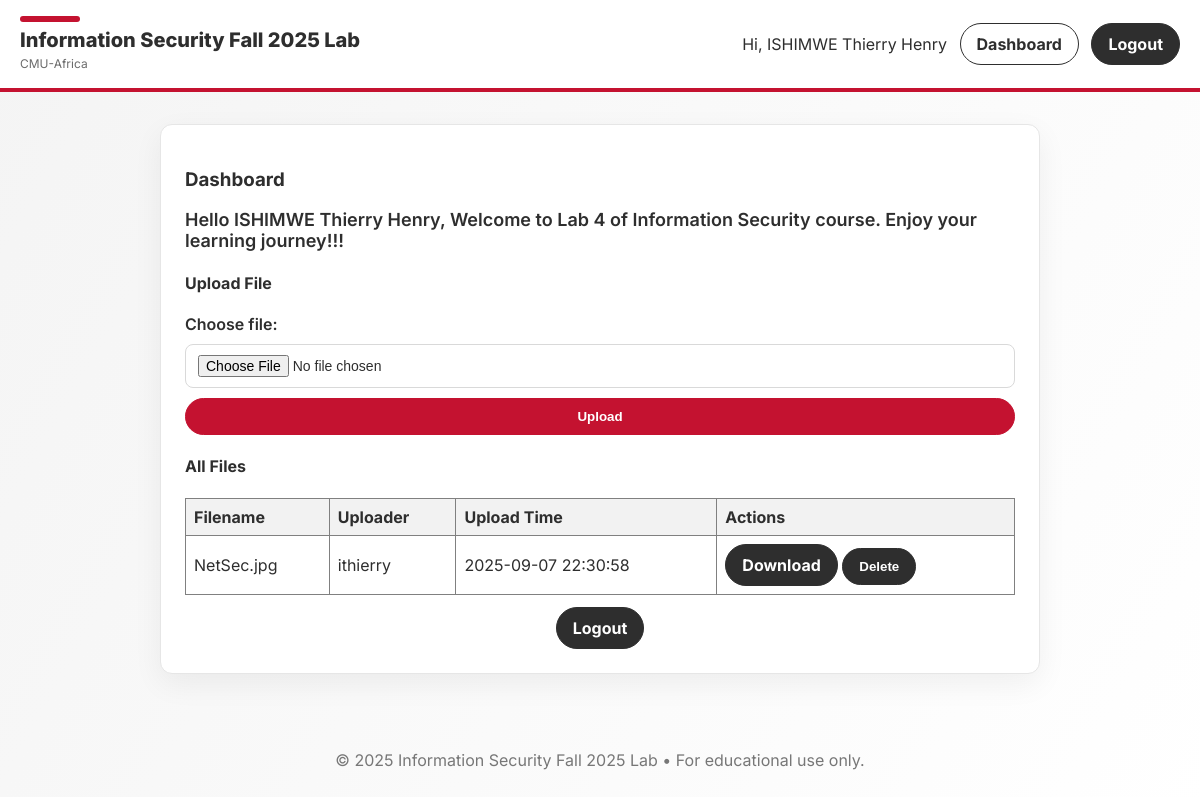
The page /dashboard (signed in) on the database as committed earlier.
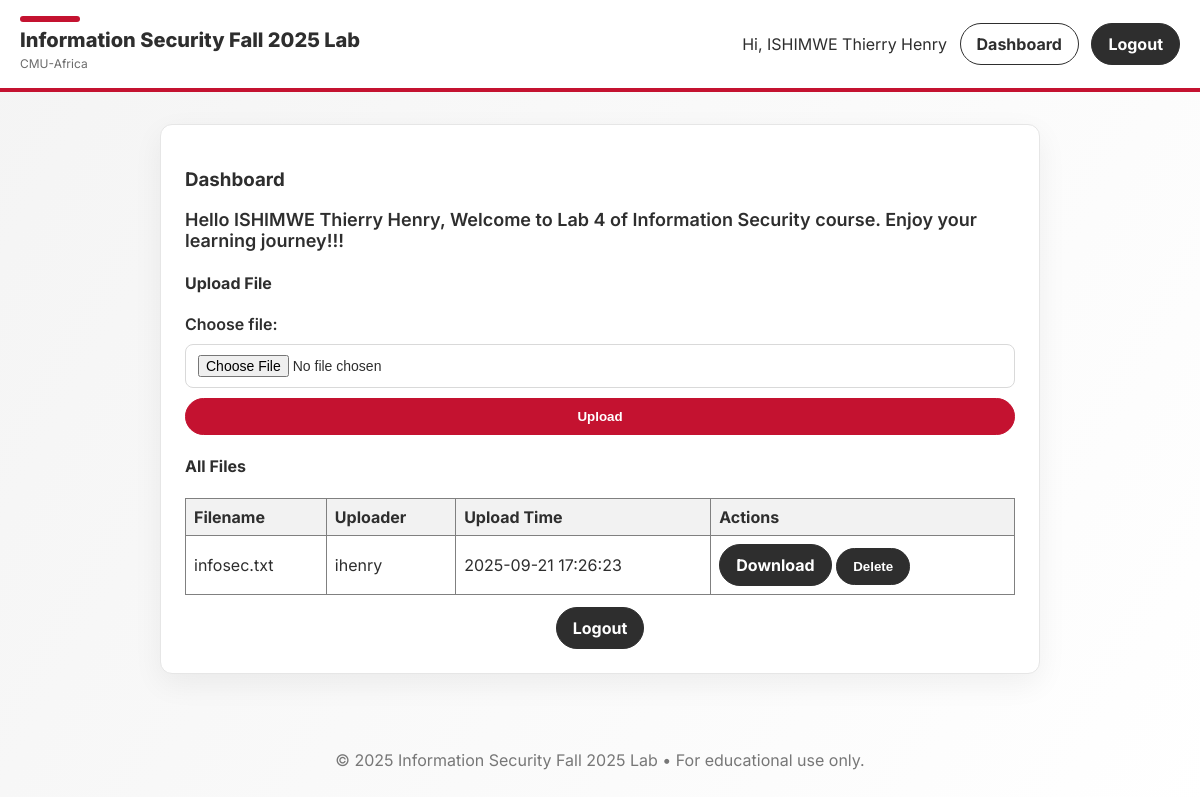
The same page on the database as committed later.
### tables this page shows
CREATE TABLE users (
    id INTEGER PRIMARY KEY AUTOINCREMENT,
    name TEXT NOT NULL,
    andrew_id TEXT UNIQUE NOT NULL,
    password TEXT NOT NULL
);

CREATE TABLE files (
    id INTEGER PRIMARY KEY AUTOINCREMENT,
    filename TEXT NOT NULL,
    uploader_andrewid TEXT NOT NULL,
    upload_timestamp DATETIME DEFAULT CURRENT_TIMESTAMP
);

### app.py (the view)
@app.route("/dashboard")
def dashboard():
    user = who_is_logged_in()
    if not user:
        return redirect(url_for("login"))
    db = get_database()
    all_files = db.execute("SELECT * FROM files ORDER BY upload_timestamp DESC").fetchall()
    db.close()
    welcome_message = f"Hello {user['name']}, Welcome to Lab 4 of Information Security course. Enjoy your learning journey!!!"
    return render_template("dashboard.html", title="Dashboard", greeting=welcome_message, user=user, files=all_files)

### app.py (called while the page is built)
def get_database():
    db = sqlite3.connect("infosec_lab.db")
    db.row_factory = sqlite3.Row
    return db

def who_is_logged_in():
    user_id = session.get("user_id")
    if user_id is None:
        return None
    db = get_database()
    user = db.execute("SELECT * FROM users WHERE id = ?", (user_id,)).fetchone()
    db.close()
    return user

### templates/dashboard.html
{% extends "base.html" %}
{% block content %}
<div class="card">
  <h3>Dashboard</h3>
  <p class="greeting">{{ greeting }}</p>
  <h4>Upload File</h4>
  <form action="{{ url_for('upload_file') }}" method="post" enctype="multipart/form-data" class="form">
    <label for="file">Choose file:</label>
    <input type="file" name="file" id="file" required>
    <button type="submit" class="btn btn-primary">Upload</button>
  </form>
  <h4>All Files</h4>
  {% if files %}
  <table border="1" style="width: 100%; margin-top: 10px;">
    <tr>
      <th>Filename</th>
      <th>Uploader</th>
      <th>Upload Time</th>
      <th>Actions</th>
    </tr>
    {% for file in files %}
    <tr>
      <td>{{ file.filename }}</td>
      <td>{{ file.uploader_andrewid }}</td>
      <td>{{ file.upload_timestamp }}</td>
      <td>
        <a href="{{ url_for('download_file', filename=file.filename) }}" class="btn">Download</a>
        <form method="post" action="{{ url_for('delete_file', filename=file.filename) }}" style="display: inline;">
          <button type="submit" class="btn" onclick="return confirm('Delete this file?')">Delete</button>
        </form>
      </td>
    </tr>
    {% endfor %}
  </table>
  {% else %}
  <p>No files uploaded yet.</p>
  {% endif %}
  <div class="actions">
    <a class="btn" href="{{ url_for('logout') }}">Logout</a>
  </div>
</div>
{% endblock %}

### templates/base.html (shortened to what this page needs)
<!DOCTYPE html>
<html lang="en">
  <head>
    <link
      rel="stylesheet"
      href="{{ url_for('static', filename='style.css') }}"
    />
  </head>
  <body>
    <header class="site-header">
      <div class="brand">
        <div class="cmu-bar"></div>
        <h1>
          <a href="{{ url_for('index') }}"
            >Information Security Fall 2025 Lab</a
          >
        </h1>
        <span class="sub">CMU-Africa</span>
      </div>
      <nav class="nav">
        {% if user %}
        <span class="welcome">Hi, {{ user.name }}</span>
        <a class="btn btn-outline" href="{{ url_for('dashboard') }}"
          >Dashboard</a
        >
        <a class="btn" href="{{ url_for('logout') }}">Logout</a>
        {% else %}
        <a class="btn" href="{{ url_for('login') }}">Login</a>
        <a class="btn btn-outline" href="{{ url_for('register') }}">Register</a>
        {% endif %}
      </nav>
    </header>
    <main class="container">
       {% block content %}{% endblock %}
    </main>
    <footer class="site-footer">
      <p>
        &copy; {{ 2025 }} Information Security Fall 2025 Lab • For educational
        use only.
      </p>
    </footer>
</body>
</html>

### static/style.css (style rules this page uses)
:root { --cmu-red: #C41230; --cmu-charcoal: #2E2E2E; --cmu-gray: #F4F4F4; --white: #FFFFFF; }
* { box-sizing: border-box; }
html, body { margin: 0; padding: 0; font-family: 'Inter', system-ui, -apple-system, Segoe UI, Roboto, Arial, sans-serif; background: linear-gradient(120deg, var(--cmu-gray), #ffffff); color: var(--cmu-charcoal); }
.site-header { background: var(--white); border-bottom: 4px solid var(--cmu-red); padding: 16px 20px; display: flex; align-items: center; justify-content: space-between; position: sticky; top: 0; z-index: 10; }
.brand h1 { margin: 0; font-size: 20px; font-weight: 800; }
.brand h1 a { color: var(--cmu-charcoal); text-decoration: none; }
.brand .sub { font-size: 12px; color: #6b6b6b; }
.cmu-bar { width: 60px; height: 6px; background: var(--cmu-red); border-radius: 3px; margin-bottom: 6px; }
.nav .btn { margin-left: 8px; }
.container { max-width: 920px; margin: 32px auto; padding: 0 20px; }
.card { background: var(--white); border: 1px solid #e6e6e6; border-radius: 12px; padding: 24px; box-shadow: 0 10px 30px rgba(0,0,0,0.06); }
.form { display: grid; grid-template-columns: 1fr; gap: 10px; margin-top: 10px; }
label { font-weight: 600; }
input { padding: 10px 12px; border: 1px solid #d9d9d9; border-radius: 8px; font-size: 14px; }
.btn { display: inline-block; padding: 10px 16px; border-radius: 999px; border: 1px solid var(--cmu-charcoal); background: var(--cmu-charcoal); color: var(--white); text-decoration: none; font-weight: 700; cursor: pointer; }
.btn-outline { background: transparent; color: var(--cmu-charcoal); }
.btn-primary { background: var(--cmu-red); border-color: var(--cmu-red); }
.actions { display: flex; gap: 12px; justify-content: center; margin-top: 12px; }
.greeting { font-size: 18px; font-weight: 600; }
.site-footer { text-align: center; color: #777; padding: 28px 0 40px; }
table { border-collapse: collapse; }
th, td { padding: 8px; text-align: left; }
th { background-color: #f2f2f2; }

Rows that differ between the two databases and show on the page:
removed files: filename "NetSec.jpg", uploader_andrewid "ithierry", upload_timestamp "2025-09-07 22:30:58"
added files: filename "infosec.txt", uploader_andrewid "ihenry", upload_timestamp "2025-09-21 17:26:23"
